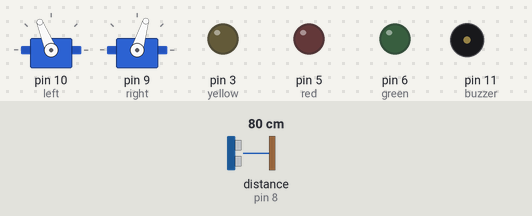
Bench run of a sketch on a simulated Arduino Uno, built with avr-gcc and run on an emulated ATmega328P. Parts: 2 × servo, output pins drawn as LEDs (lit = HIGH), buzzer (waves = sounding). The test bench sets the inputs (shaded band); at power-on: distance to the obstacle (sensor on pin 8) 80 cm. The echo pulse lasts 58.3 µs per cm.

Above: at 1.2 s.
1.3 s: distance to the obstacle (sensor on pin 8) set to 2 cm
At 2.4 s:
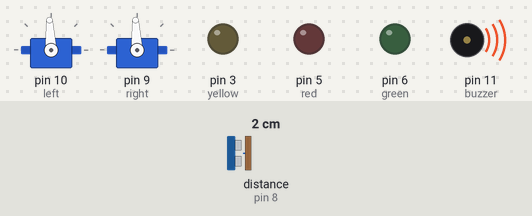
3.0 s: distance to the obstacle (sensor on pin 8) set to 13 cm
4.5 s: distance to the obstacle (sensor on pin 8) set to 17 cm
At 5.15 s:
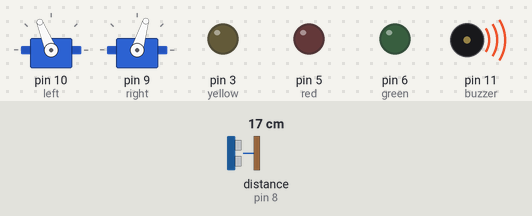
7.5 s: distance to the obstacle (sensor on pin 8) set to 35 cm
At 7.72 s:
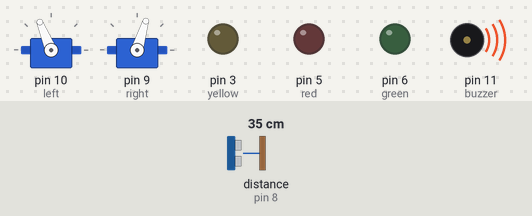
10.5 s: distance to the obstacle (sensor on pin 8) set to 4 cm
At 11.3 s:
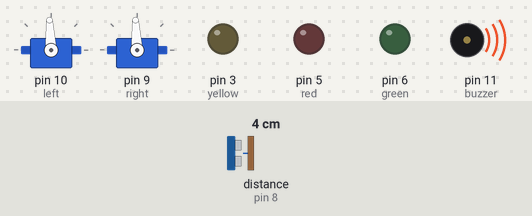
12.0 s: distance to the obstacle (sensor on pin 8) set to 18 cm
At 12.49 s:
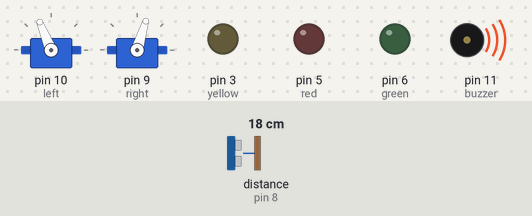
Timing chart, 0 to 14.0 s (numbered marks = the images above; inputs shaded):
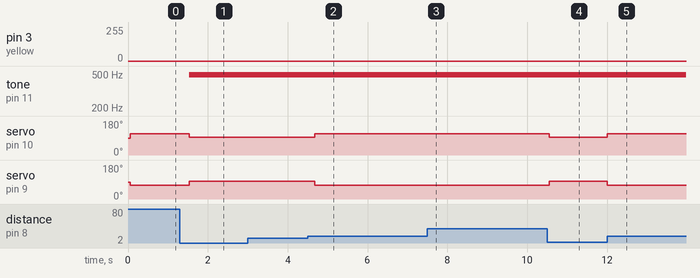

Measured:
- the behaviour switches between 15 and 16 cm on distance to the obstacle (sensor on pin 8) (found by bisection; images 1 and 2)
- after the input at 1.3 s, pin 5 (red): stays LOW (without the input it goes to HIGH after 1.4 s); tone on pin 11 (buzzer): silent → 490 Hz after 0.24 s; servo on pin 10 (left): 112° → 93° after 0.24 s; servo on pin 9 (right): 73° → 93° after 0.24 s
- after the input at 4.5 s, servo on pin 10 (left): 93° → 112° after 0.17 s; servo on pin 9 (right): 93° → 73° after 0.17 s
- after the input at 7.5 s, pin 3 (yellow): stays 0/255 (without the input it goes to 15/255 after 1.4 s)
- after the input at 10.5 s, pin 6 (green): stays LOW (without the input it goes to HIGH after 1.4 s); servo on pin 10 (left): 112° → 93° after 0.06 s; servo on pin 9 (right): 73° → 93° after 0.06 s
- after the input at 12.0 s, servo on pin 10 (left): 93° → 112° at once; servo on pin 9 (right): 93° → 73° at once

The sketch:

drive_until_ultrasonic_with_response.ino
```cpp
/* Software 1073 Example Program
Written and debugged for use on the Arduino boebot platform
last updated: 8/16/14

Program: Drive the robot forward until the ultrasonic sensor sees a wall
*/

#include <Servo.h>
#include <NewPing.h>

//Ultrasonic Definitions using the Newping library
#define TRIGGER_PIN  12  // Arduino pin tied to trigger pin on the ultrasonic sensor.
#define ECHO_PIN     8  // Arduino pin tied to echo pin on the ultrasonic sensor.
#define MAX_DISTANCE 200 // Maximum distance we want to ping for (in centimeters). Maximum sensor distance is rated at 400-500cm.
//NewPing method sonar
NewPing sonar(TRIGGER_PIN, ECHO_PIN, MAX_DISTANCE); // NewPing setup of pins and maximum distance.

Servo left;
Servo right;  //creates two servo objects

int distDelay = 50; //time in ms to wait for ultrasonic to receive
int threshHold = 15; //dist to drive to

int red = 5;
int yellow = 3;
int green = 6;
int buzzer = 11;

int getDist(){
  delay(distDelay);
  unsigned int uS = sonar.ping(); // Send ping, get ping time in microseconds (uS).
  unsigned int cmDist = uS / US_ROUNDTRIP_CM;
  return cmDist;
}

void drive(){
	if(getDist() > threshHold){
	  left.writeMicroseconds(1700);
 	  right.writeMicroseconds(1300);
          dimmer();
	}
	else{
	  left.writeMicroseconds(1500);
  	  right.writeMicroseconds(1500);
          analogWrite(buzzer, 2);
          delay(150);
          analogWrite(buzzer, 0);
          delay(40);
	}
}
void dimmer(){
  for(int i = 0; i <= 255; i+=5){
    analogWrite(red, i);
    delay(1);
  }
  for(int i = 255; i >=0; i-=5){
    analogWrite(red, i);
    delay(1);
  }
  for(int j = 0; j <= 255; j+=5){
    analogWrite(yellow, j);
    delay(1);
  }
  for(int j = 255; j >=0; j-=5){
    analogWrite(yellow, j);
    delay(1);
  }
  for(int k = 0; k <= 255; k+=5){
    analogWrite(green, k);
    delay(1);
  }
  for(int k = 255; k >=0; k-=5){
    analogWrite(green, k);
    delay(1);
  }
}


void setup(){ //setup runs just once
  left.attach(10);
  right.attach(9); //mounts each servo on their respective digital pin
 }
void loop(){ //loop runs over and over again
	drive();

}
```
